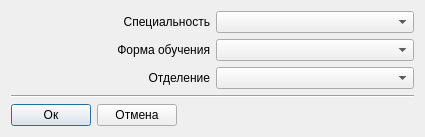
<?xml version="1.0" encoding="UTF-8"?>
<ui version="4.0">
 <class>mAddSpecialitiesSetsDialog</class>
 <widget class="QDialog" name="mAddSpecialitiesSetsDialog">
  <property name="geometry">
   <rect>
    <x>0</x>
    <y>0</y>
    <width>425</width>
    <height>132</height>
   </rect>
  </property>
  <property name="windowTitle">
   <string>Dialog</string>
  </property>
  <layout class="QVBoxLayout" name="verticalLayout" stretch="1,0,0">
   <item>
    <layout class="QGridLayout" name="gridLayout">
     <item row="0" column="0">
      <widget class="QLabel" name="label">
       <property name="text">
        <string>Специальность</string>
       </property>
       <property name="alignment">
        <set>Qt::AlignRight|Qt::AlignTrailing|Qt::AlignVCenter</set>
       </property>
      </widget>
     </item>
     <item row="1" column="1">
      <widget class="QComboBox" name="comboBox_2"/>
     </item>
     <item row="1" column="0">
      <widget class="QLabel" name="label_2">
       <property name="text">
        <string>Форма обучения</string>
       </property>
       <property name="alignment">
        <set>Qt::AlignRight|Qt::AlignTrailing|Qt::AlignVCenter</set>
       </property>
      </widget>
     </item>
     <item row="2" column="1">
      <widget class="QComboBox" name="comboBox_3"/>
     </item>
     <item row="2" column="0">
      <widget class="QLabel" name="label_3">
       <property name="text">
        <string>Отделение</string>
       </property>
       <property name="alignment">
        <set>Qt::AlignRight|Qt::AlignTrailing|Qt::AlignVCenter</set>
       </property>
      </widget>
     </item>
     <item row="0" column="1">
      <widget class="QComboBox" name="comboBox"/>
     </item>
    </layout>
   </item>
   <item>
    <widget class="Line" name="line">
     <property name="orientation">
      <enum>Qt::Horizontal</enum>
     </property>
    </widget>
   </item>
   <item>
    <layout class="QHBoxLayout" name="horizontalLayout">
     <item>
      <widget class="QPushButton" name="okPushButton">
       <property name="text">
        <string>Ок</string>
       </property>
      </widget>
     </item>
     <item>
      <widget class="QPushButton" name="cancelPushButton">
       <property name="text">
        <string>Отмена</string>
       </property>
      </widget>
     </item>
     <item>
      <spacer name="horizontalSpacer">
       <property name="orientation">
        <enum>Qt::Horizontal</enum>
       </property>
       <property name="sizeHint" stdset="0">
        <size>
         <width>40</width>
         <height>20</height>
        </size>
       </property>
      </spacer>
     </item>
    </layout>
   </item>
  </layout>
 </widget>
 <resources/>
 <connections/>
</ui>
